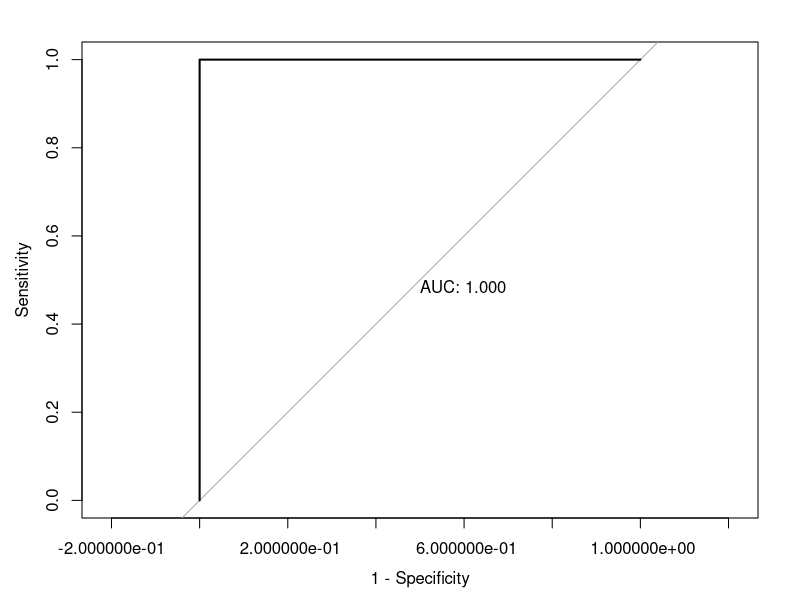
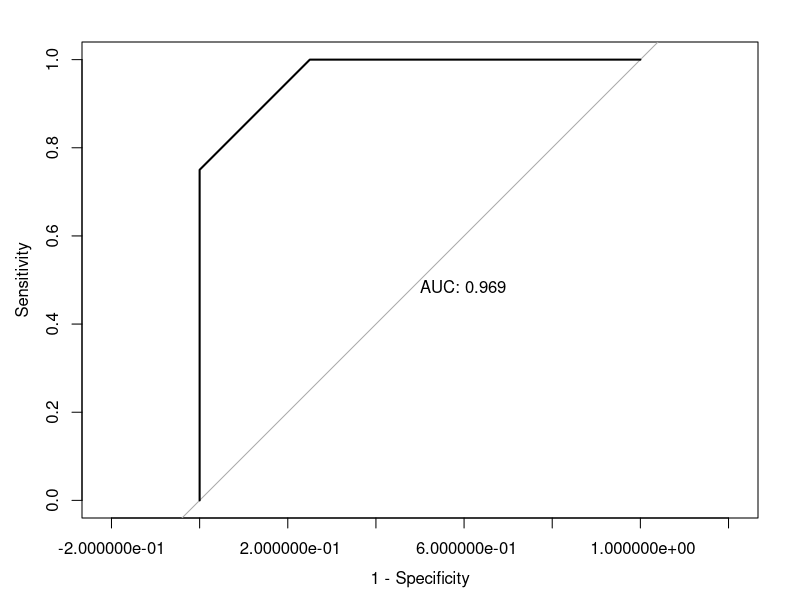
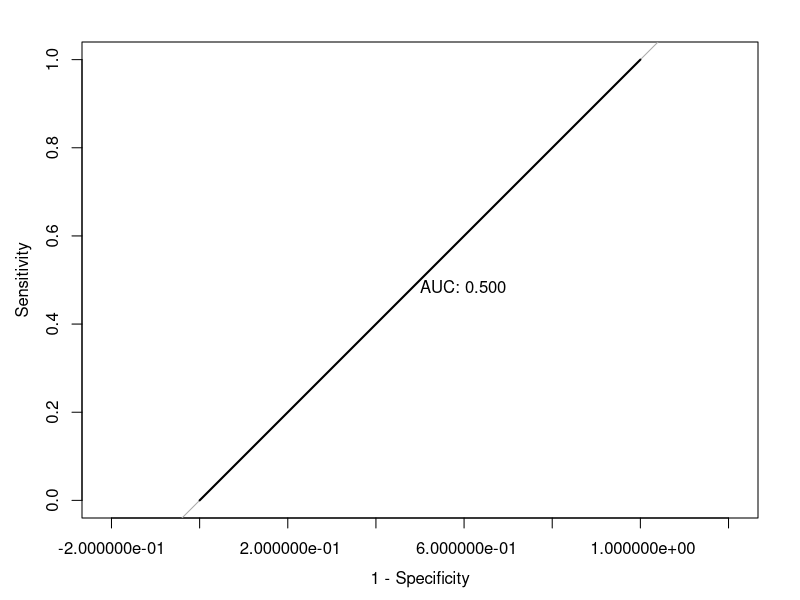

These figures' R source, in order:
## ---- chunk 1
knitr::opts_chunk$set(echo = TRUE)
library(pROC)
## ---- chunk 2
# data import
x = c(1, 2, 3, 4, 5, 6)
y = c(1, 1, 1, 0, 0, 0)

# fit model
toy.model = glm(y~x, family = "binomial")
toy.pred = predict(toy.model, newdata = data.frame(x))
toy.roc = roc(y, toy.pred)
plot(toy.roc, legacy.axes = T, print.auc = T)
summary(toy.model)
## ---- chunk 3
x = c(1, 2, 3, 3.5, 3.5, 4, 5, 6)
y = c(1, 1, 1, 1, 0, 0, 0, 0)

toy.model2 = glm(y~x, family = "binomial")
toy.pred = predict(toy.model2, newdata = data.frame(x))
toy.roc = roc(y, toy.pred)
plot(toy.roc, legacy.axes = T, print.auc = T)
summary(toy.model2)
## ---- chunk 4
# construct new dataset
x.new = c(1, 1, 2, 2, 3, 3, 4, 4)
y.new = c(1, 0, 1, 0, 1, 0, 1, 0)

# fit new model for new dataset
toy.model3 = glm(y.new~x.new, family = "binomial")
toy.pred = predict(toy.model3, newdata = data.frame(x.new))
toy.roc = roc(y.new, toy.pred)
plot(toy.roc, legacy.axes = T, print.auc = T)
summary(toy.model3)
## ---- chunk 5
# Ungrouped data
x.ungroup = c(rep(0, 4), rep(1, 4), rep(2, 4))
y.ungroup = c(1, 0, 0, 0, 1, 1, 0, 0, rep(1, 4))

# Grouped data
x.group = c(0, 1, 2)
n.trials = c(4, 4, 4)
n.successes = c(1, 2, 4)
resp = cbind(n.successes, n.trials - n.successes)

# Fit models
model.ungrouped = glm(y.ungroup ~ x.ungroup, family = "binomial")
summary(model.ungrouped)

model.grouped = glm(resp~x.group, family = "binomial")
summary(model.grouped)
## ---- chunk 6

# Create variables
lung.cancer = c(rep(0, 709), rep(1, 709))
smoking = c(rep(1, 650), rep(0, 709-650), rep(1, 688), rep(0, 709-688))
strata = c(rep(0, 709), rep(1, 709))
data = data.frame(lung.cancer, smoking, strata)

model.clog = glm(lung.cancer~smoking,family = "binomial", data = data)
summary(model.clog)
